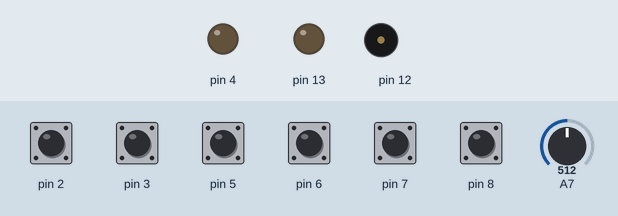
Simulated run of this program. Board: Arduino Nano, built with avr-gcc and run on an emulated ATmega328P. Parts: output pins drawn as LEDs (lit = HIGH), buzzer (waves = sounding). The test bench sets the inputs (shaded band); at power-on: pin 2, pin 3, pin 5–8 HIGH, A7 = 512. Pins used as bus, display or sensor lines are not drawn.

Above: at 2.2 s.
2.3 s: pin 5 pulled LOW for 0.15 s
At 2.7 s:
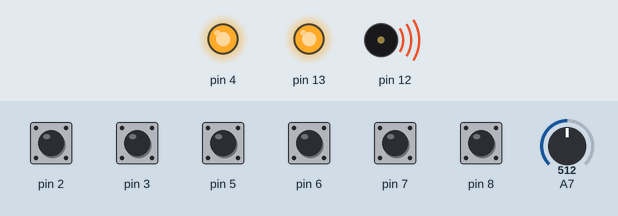
Timing chart, 0 to 11.4 s (numbered marks = the images above; inputs shaded):
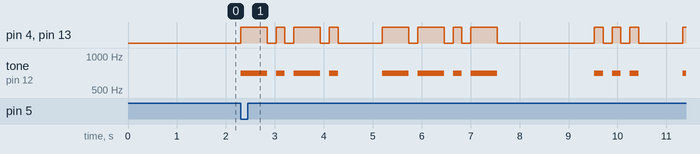

Measured:
- after the input at 2.3 s, pin 4, pin 13: LOW → HIGH at once, → LOW 0.54 s later, → HIGH 0.18 s later, → LOW 0.18 s later, … (23 changes in this stretch); tone on pin 12: plays 700 Hz for 0.54 s, 700 Hz for 0.18 s, 700 Hz for 0.54 s, 700 Hz for 0.18 s, 700 Hz for 0.54 s, 700 Hz for 0.54 s … (12 notes in this stretch), starting at once

The program:

main.cpp
```cpp
#include <Arduino.h>
#include "Config.h"
#include "main.h"
#include "Input.h"
#include "Output.h"
#include "Letter.h"

void setup() {
  Input::setup();
  Output::setup();

  Serial.begin(9600);

  delay(1000);
}

void loop() {
  Input::loop();
  Output::loop();

  speed = Input::Sensor::getSpeed();

  if(Input::Button::getPressedDit()) {
    Output::Key::dit(speed);
  }
  if(Input::Button::getPressedDah()) {
    Output::Key::dah(speed);
  }
  if (Input::Button::getPressedMem1())
  {
    encode(speed,  "CQ SES 8A05SILA 8A05SILA K");
  }
  if (Input::Button::getPressedMem2())
  {
    encode(speed,  "5NN TU");
  }
  if (Input::Button::getPressedMem3())
  {
    encode(speed,  "73 TU");
  }
  if (Input::Button::getPressedMem4())
  {
    // encode(speed,  "CQ SES 8A05SILA 8A05SILA K");
  }
}

void encode(int speed, const char* data) {
  for (size_t i = 0; i < strlen(data); i++)
  {
    if (data[i] == ' ')
    {
      spaceWord(speed);
    } else {
      letter(speed, data[i]);
    }
  }

  spaceWord(speed);
}
```

main.h
```cpp
#ifndef MAIN_H
#define MAIN_H

#include "Config.h"

static int speed = INITIAL_SPEED;

void encode(int speed, const char* data);


#endif
```
